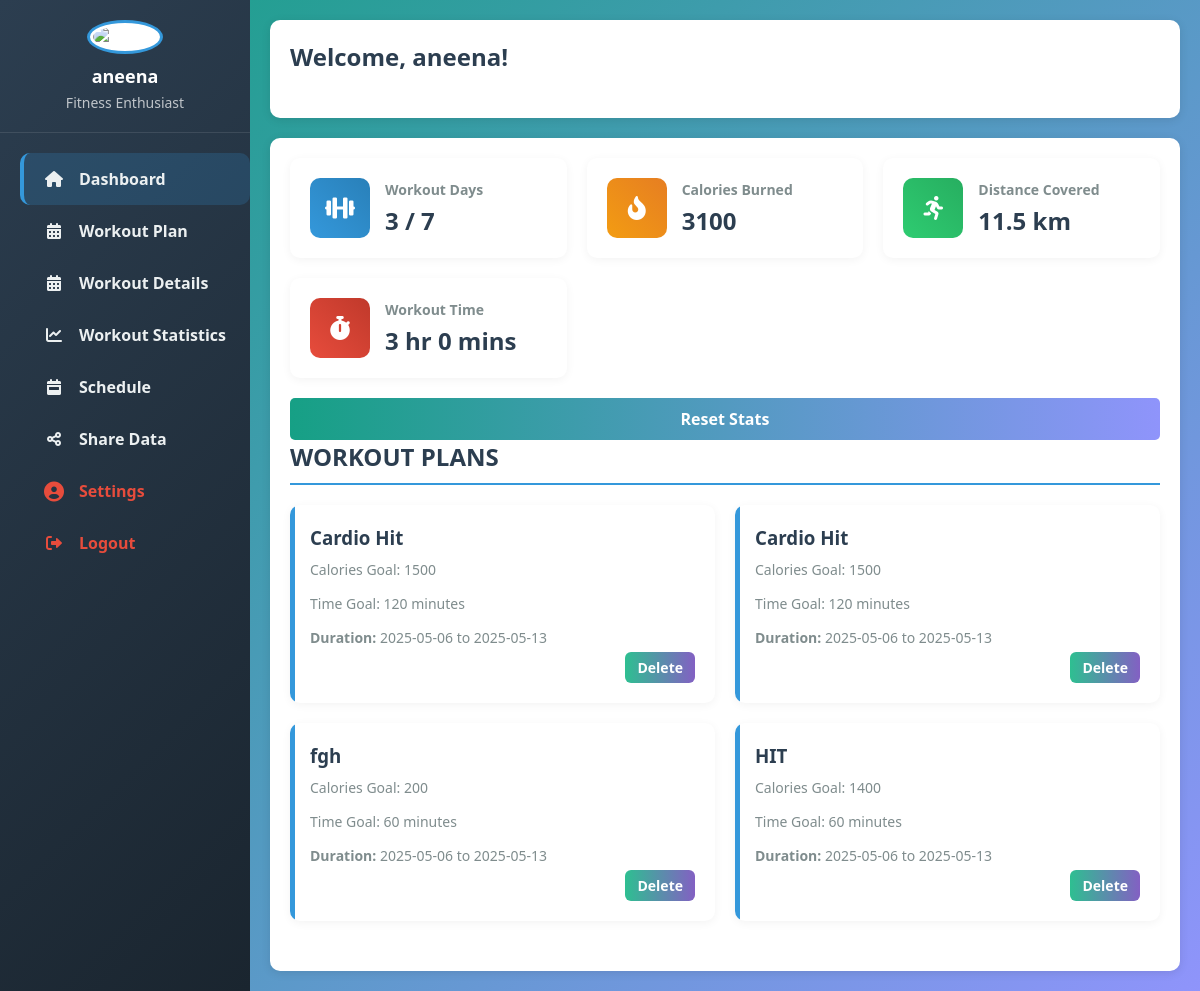
The page /dashboard (signed in) on the database as committed earlier.
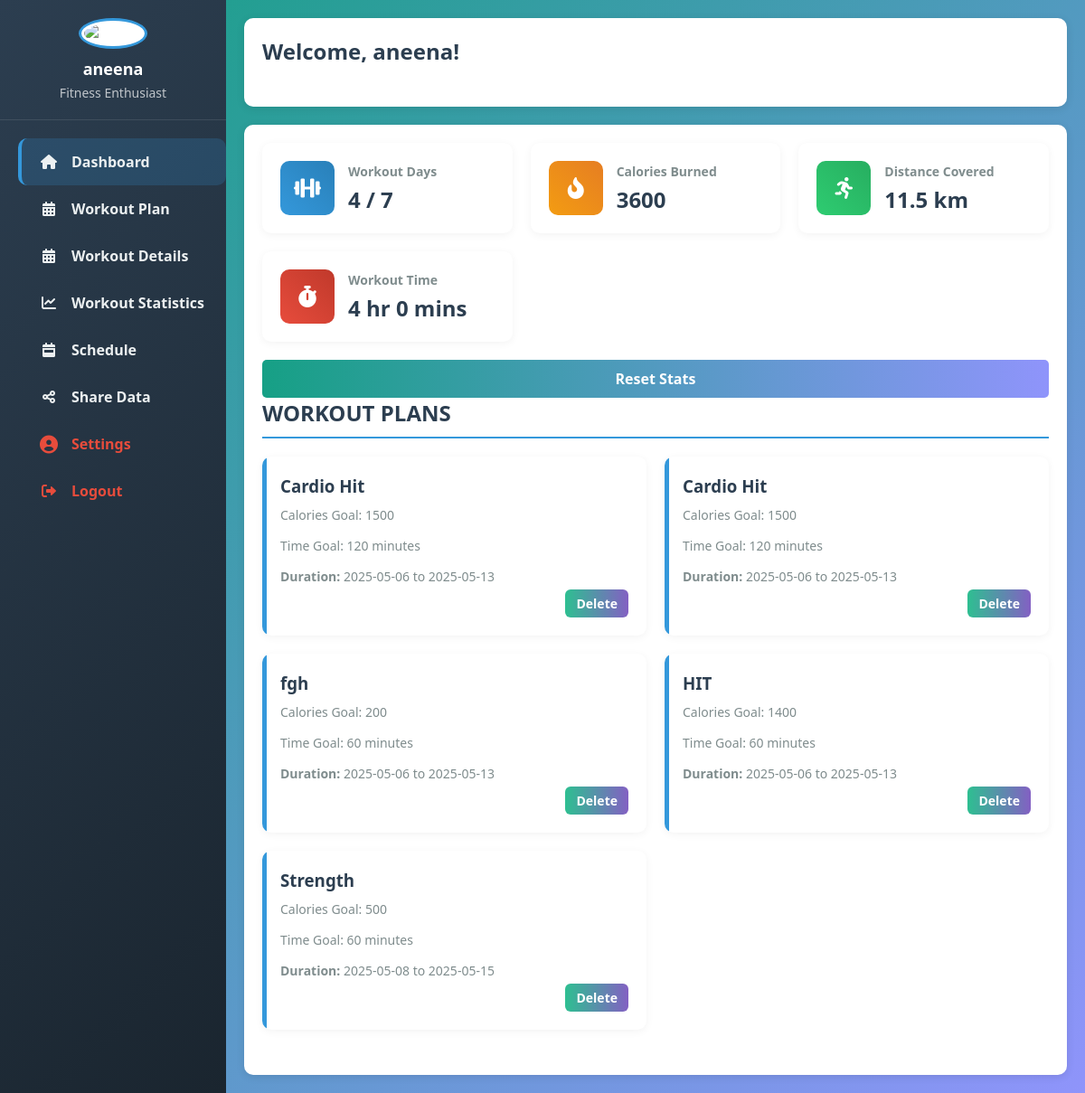
The same page on the database as committed later.
### app/database.py (models this page shows, shortened)
class User(db.Model):
    __tablename__ = 'users'
    id = db.Column(db.Integer, primary_key=True, autoincrement=True)
    username = db.Column(db.String(80), unique=True, nullable=False)
    email = db.Column(db.String(120), unique=True, nullable=False)
    password_hash = db.Column(db.String(256), nullable=False)
    secret_question = db.Column(db.String(100), nullable=True)
    secret_answer_hash = db.Column(db.String(256), nullable=True)
    created_at = db.Column(db.DateTime, default=datetime.utcnow)
    last_login = db.Column(db.DateTime, nullable=True)

class WeeklyPlan(db.Model):
    __tablename__ = 'weekly_plans'
    id = db.Column(db.Integer, primary_key=True)
    user_id = db.Column(db.Integer, db.ForeignKey('users.id'), nullable=False)
    plan_name = db.Column(db.String(100), nullable=False)
    calorie_goal = db.Column(db.Integer, nullable=False)
    time_goal_minutes = db.Column(db.Integer, nullable=False)
    created_at = db.Column(db.DateTime, default=datetime.utcnow)
    user = db.relationship('User', backref=db.backref('weekly_plans', lazy=True))

### app/app.py (the view)
@app.route('/dashboard')
def dashboard():
    if 'username' not in session:
        return redirect(url_for('login'))
    user = User.query.filter_by(username=session['username']).first()
    if not user:
        session.clear()
        return redirect(url_for('login'))
    weekly_plans = WeeklyPlan.query.filter_by(user_id=user.id).all()
    for plan in weekly_plans:
        plan.start_date = plan.created_at.date()
        plan.end_date = (plan.created_at + timedelta(days=7)).date()
    workout_logs = WorkoutLog.query.filter_by(user_id=user.id).all()
    total_duration = sum([log.duration_minutes for log in workout_logs])
    total_calories = sum([log.calories for log in workout_logs if log.calories])
    workout_days_set = set()
    for log in workout_logs:
        if log.workout_days:
            days = [day.strip() for day in log.workout_days.split(',')]
            workout_days_set.update(days)
    total_workout_days = len(workout_days_set)
    distance_km = 11.5
    type_counter = Counter(log.workout_type for log in workout_logs if log.workout_type)
    workout_types = list(type_counter.keys())
    workout_counts = list(type_counter.values())
    from collections import defaultdict
    weekday_calories = defaultdict(int)
    for log in workout_logs:
        if log.workout_days and log.calories:
            for day in log.workout_days.split(','):
                weekday_calories[day.strip()] += log.calories
    weekday_order = ['Mon', 'Tue', 'Wed', 'Thu', 'Fri', 'Sat', 'Sun']
    sorted_weekdays = [day for day in weekday_order if day in weekday_calories]
    calories_by_weekday = [weekday_calories[day] for day in sorted_weekdays]
    weekday_time_spent = defaultdict(int)
    for log in workout_logs:
        if log.workout_days and log.duration_minutes:
            for day in log.workout_days.split(','):
                weekday_time_spent[day.strip()] += log.duration_minutes
    time_sorted_weekdays = [day for day in weekday_order if day in weekday_time_spent]
    time_by_weekday = [weekday_time_spent[day] for day in time_sorted_weekdays]
    progress_data = {}
    for plan in weekly_plans:
        goal_calories = plan.calorie_goal
        goal_time = plan.time_goal_minutes
        calorie_ratio = total_calories / goal_calories if goal_calories else 0
        time_ratio = total_duration / goal_time if goal_time else 0
        progress_percent = min((calorie_ratio + time_ratio) / 2 * 100, 100)  # Cap at 100%
        progress_data[plan.plan_name] = round(progress_percent, 1)
    return render_template(
        'dashboard.html',
        user=user,
        weekly_plans=weekly_plans,
        workout_logs=workout_logs,
        total_duration=total_duration,
        total_calories=total_calories,
        total_workout_days=total_workout_days,
        distance_km=distance_km,
        workout_types=workout_types,
        workout_counts=workout_counts,
        weekday_labels=sorted_weekdays,
        weekday_calories=calories_by_weekday,
        time_labels=time_sorted_weekdays,
        time_spent_values=time_by_weekday,
        progress_data=progress_data
    )

### app/templates/dashboard.html (shortened to what this page needs)
{% extends "base.html" %}
{% block extra_css %}
<link rel="stylesheet" href="{{ url_for('static', filename='css/dashboard.css') }}">
<link rel="stylesheet" href="https://cdnjs.cloudflare.com/ajax/libs/font-awesome/6.0.0/css/all.min.css">
{% endblock %}
{% block content %}
<div class="app-container">
  <aside class="sidebar">
    <div class="sidebar-header">
      <img src="static/images/Fitness logo.jpg" alt="Profile">
      <div class="user-info">
        <h3>{{ user.username }}</h3>
        <p>Fitness Enthusiast</p>
      </div>
    </div>
    <nav class="menu">
      <a href="#" class="menu-item active" data-target="dashboard-section">
        <i class="fas fa-home"></i> <span>Dashboard</span>
      </a>
      <a href="#" class="menu-item" data-target="workout-plan-section">
        <i class="fas fa-calendar-alt"></i> <span>Workout Plan</span>
      </a>
      <a href="#" class="menu-item" data-target="workout-details-section">
        <i class="fas fa-calendar-alt"></i> <span>Workout Details</span>
      </a>
      <a href="#" class="menu-item" data-target="workout-statistic-section">
        <i class="fas fa-chart-line"></i> <span>Workout Statistics</span>
      </a>
      <a href="#" class="menu-item" data-target="schedule-section">
        <i class="fas fa-calendar-week"></i> <span>Schedule</span>
      </a>
      <a href="#" class="menu-item" data-target="share-section">
        <i class="fas fa-share-alt"></i> <span>Share Data</span>
      </a>
      <a href="#" class="menu-item settings-btn" data-target="settings-section">
        <i class="fas fa-user-circle fa-lg"></i> <span>Settings</span>
      </a>
      <a href="{{ url_for('logout') }}" class="menu-item logout-btn">
        <i class="fas fa-sign-out-alt"></i> <span>Logout</span>
      </a>
    </nav>
  </aside>
  <main class="main-content">
    <header class="dashboard-header">
      <h1>Welcome, {{ user.username }}!</h1>
    </header>
    <section id="dashboard-section" class="content-section active">
      <div class="statistics-container">
        <div class="stats-card">
          <div class="stats-icon blue">
            <i class="fas fa-dumbbell"></i>
          </div>
          <div class="stats-info">
            <h3>Workout Days</h3>
            <p>{{ total_workout_days }} / 7</p>
          </div>
        </div>
        <div class="stats-card">
          <div class="stats-icon orange">
            <i class="fas fa-fire-alt"></i>
          </div>
          <div class="stats-info">
            <h3>Calories Burned</h3>
            <p>{{ total_calories }}</p>
          </div>
        </div>
        <div class="stats-card">
          <div class="stats-icon green">
            <i class="fas fa-running"></i>
          </div>
          <div class="stats-info">
            <h3>Distance Covered</h3>
            <p>{{ distance_km }} km</p>
          </div>
        </div>
        <div class="stats-card">
          <div class="stats-icon red">
            <i class="fas fa-stopwatch"></i>
          </div>
          <div class="stats-info">
            <h3>Workout Time</h3>
            <p>{{ (total_duration // 60) }} hr {{ (total_duration % 60) }} mins</p>
          </div>
        </div>
      </div>
      <form method="POST" action="{{ url_for('reset_stats') }}"
        onsubmit="return confirm('Are you sure you want to reset all workout stats?');">
        <button type="submit" class="btn custom-btn">Reset Stats</button>
      </form>
      <h2>WORKOUT PLANS</h2>
      <div class="workout-plans">
        {% for plan in weekly_plans %}
        <div class="workout-plan">
          <h3>{{ plan.plan_name }}</h3>
          <p>Calories Goal: {{ plan.calorie_goal }}</p>
          <p>Time Goal: {{ plan.time_goal_minutes }} minutes</p>
          <p><strong>Duration:</strong> {{ plan.start_date }} to {{ plan.end_date }}</p>
          <div class="plan-actions">
            <form method="POST" action="{{ url_for('delete_plan', plan_id=plan.id) }}"
              onsubmit="return confirm('Are you sure you want to delete this plan?');">
              <button type="submit" class="delete-button">Delete</button>
            </form>
          </div>
        </div>
        {% endfor %}
      </div>
    </section>
  </main>
</div>
{% endblock %}

### app/templates/base.html (shortened to what this page needs)
<!DOCTYPE html>
<html lang="en">
<head>
    <link rel="stylesheet" href="{{ url_for('static', filename='css/style.css') }}">
    {% block extra_css %}{% endblock %}
</head>
<body>
    <main>
        {% block content %}{% endblock %}
    </main>
</body>
</html>

### app/static/css/style.css (style rules this page uses)
* { margin: 0; padding: 0; box-sizing: border-box; }
:root { --primary-color: #16a085; --secondary-color: #8f94fb; --text-color: #333; --light-bg: rgba(255, 255, 255, 0.95); --error-color: #e74c3c; --success-color: #2ecc71; --shadow: 0 8px 20px rgba(0, 0, 0, 0.1); }
body { font-family: 'Poppins', 'Arial', sans-serif; background-image: linear-gradient(135deg, var(--primary-color) 0%, var(--secondary-color) 100%); background-size: cover; background-repeat: no-repeat; background-attachment: fixed; min-height: 100vh; margin: 0; position: relative; overflow-x: hidden; }
body::before { content: ''; position: absolute; top: 0; left: 0; width: 100%; height: 100%; opacity: 0.1; z-index: -1; }
nav a { text-decoration: none; margin-left: 20px; padding: 10px 20px; color: rgb(252, 252, 252); border-radius: 10px; font-weight: bold; transition: all 0.3s ease; }
h1 { color: var(--primary-color); margin-bottom: 25px; font-weight: 600; font-size: 28px; }
button { background: linear-gradient(to right, var(--primary-color), var(--secondary-color)); color: white; padding: 12px 15px; border: none; border-radius: 6px; cursor: pointer; width: 100%; margin-top: 10px; font-size: 16px; font-weight: 500; transition: all 0.3s; display: flex; justify-content: center; align-items: center; gap: 8px; }
a { color: var(--primary-color); text-decoration: none; font-weight: 500; transition: color 0.2s; }

Rows that differ between the two databases and show on the page:
added WeeklyPlan: plan_name "Strength", calorie_goal "500", time_goal_minutes "60", start_date "2025-05-08", end_date "2025-05-15"
Other text that changed with them:
{{ total_workout_days }}: "3" → "4"
{{ total_calories }}: "3100" → "3600"
{{ (total_duration // 60) }}: "3" → "4"
